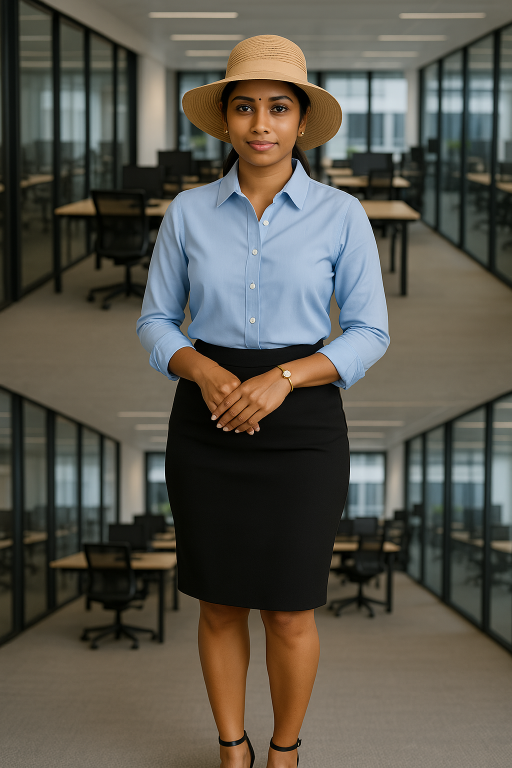
#> input picture generated_images/generated_0394155c.png, 1024 x 1536 px (shown at 1/2 size); its folder holds only this picture in this run
$ python -i utils.py   (imports and definitions only)
#> lines starting #> are read from the running program, lines starting #| are printed output that depends on the picture
import os
import base64
from io import BytesIO
from PIL import Image
import streamlit_custom as st
import uuid
import time
from functools import lru_cache

# Add display_image (singular) function to match the import in app.py
def display_image(image_data, width=None):
    """
    Display a single image in Streamlit from various formats

    Parameters:
    - image_data: Can be a base64 string, file path, or PIL Image object
    - width: Width to display the image (optional)
    """
    # Delegate to the plural version for consistent implementation
    display_images(image_data, width)

def display_images(image_data, width=None):
    """
    Display an image or multiple images in Streamlit from various formats

    Parameters:
    - image_data: Can be a base64 string, file path, PIL Image object or a list of these
    - width: Width to display the image (optional)
    """
    # Convert single image to list for uniform handling
    if not isinstance(image_data, list):
        images = [image_data]
    else:
        images = image_data

    # Process each image for display
    for img in images:
        if isinstance(img, str):
            if os.path.exists(img):
                # It's a file path
                img_obj = Image.open(img)
                if width:
                    # Calculate height based on aspect ratio
                    w, h = img_obj.size
                    new_h = int(width * h / w)
                    img_obj = img_obj.resize((width, new_h))
                st.image(img_obj)
            elif img.startswith('http'):
                # It's a URL
                st.image(img, width=width)
            else:
                # Try as base64
                try:
                    img_data = base64.b64decode(img)
                    img_obj = Image.open(BytesIO(img_data))
                    if width:
                        # Calculate height based on aspect ratio
                        w, h = img_obj.size
                        new_h = int(width * h / w)
                        img_obj = img_obj.resize((width, new_h))
                    st.image(img_obj)
                except Exception as e:
                    st.error(f"Could not display image: {str(e)}")
        elif isinstance(img, Image.Image):
            if width:
                # Calculate height based on aspect ratio
                w, h = img.size
                new_h = int(width * h / w)
                img = img.resize((width, new_h))
            st.image(img)
        else:
            st.error(f"Unsupported image format: {type(img)}")

# [189 lines left out: functions get_catalog_items_cached, get_catalog_items, create_thumbnail, get_catalog_items_with_thumbnails, save_uploaded_file, load_image_as_base64 and 2 more, not called in this run]

>>> import cv2
>>> picture = cv2.imread('generated_images/generated_0394155c.png', cv2.IMREAD_GRAYSCALE)
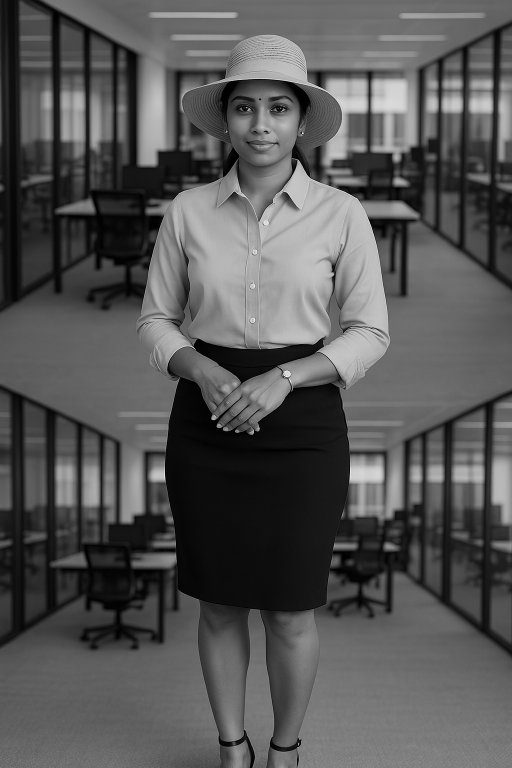
#> picture: shape (1536, 1024) (shown at 1/2 size); min 0, max 255, mean 85.5
>>> result = display_image(picture)

$ run again, on generated_images/generated_75664214.png
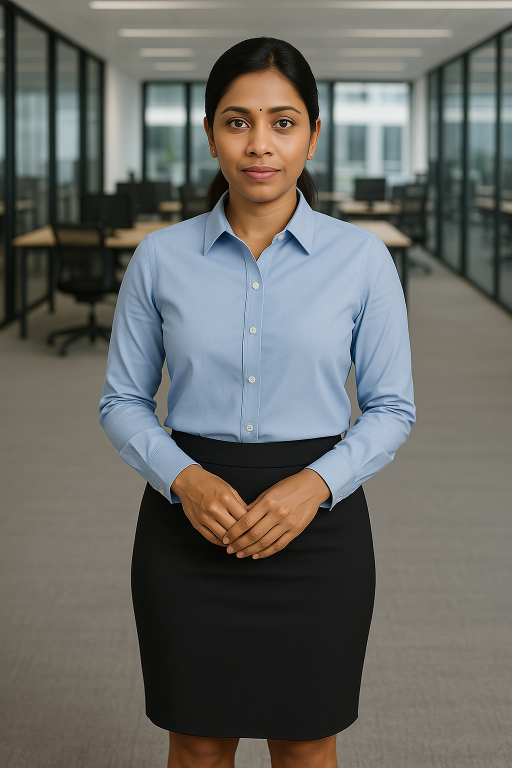
#> input picture generated_images/generated_75664214.png, 1024 x 1536 px (shown at 1/2 size)
#> `picture = cv2.imread('generated_images/generated_0394155c.png', cv2.IM..`:
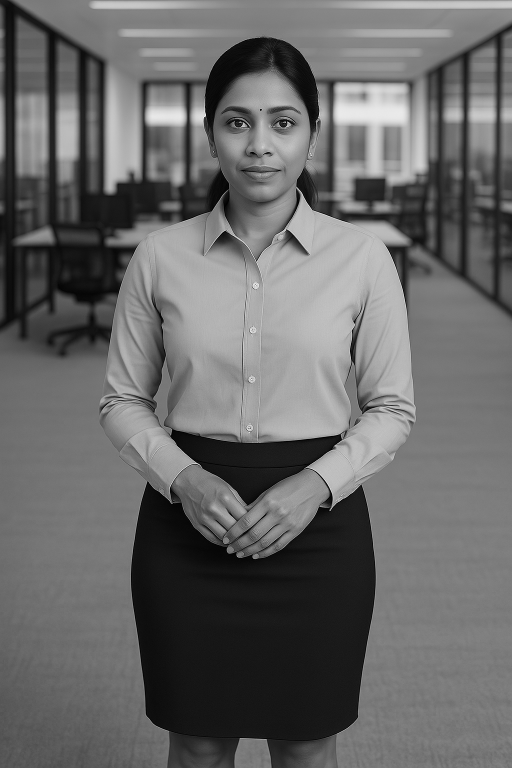
#> picture: shape (1536, 1024) (shown at 1/2 size); min 0, max 255, mean 103.9

$ run again, on generated_images/generated_7a08af67.png
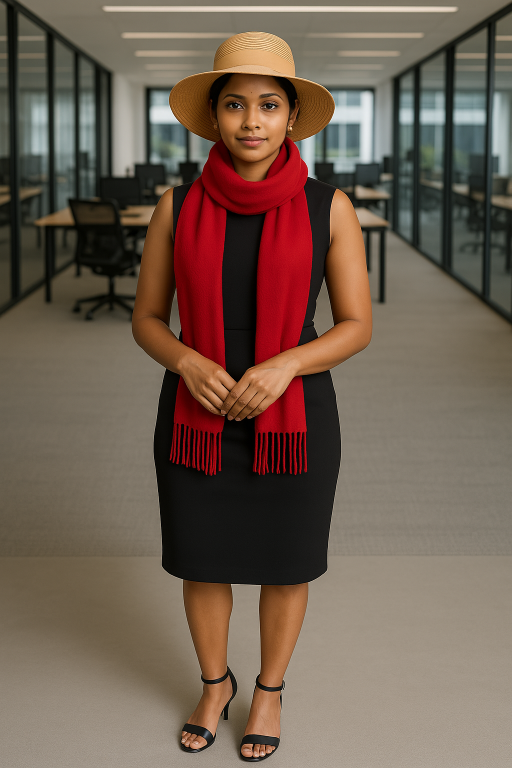
#> input picture generated_images/generated_7a08af67.png, 1024 x 1536 px (shown at 1/2 size)
#> `picture = cv2.imread('generated_images/generated_0394155c.png', cv2.IM..`:
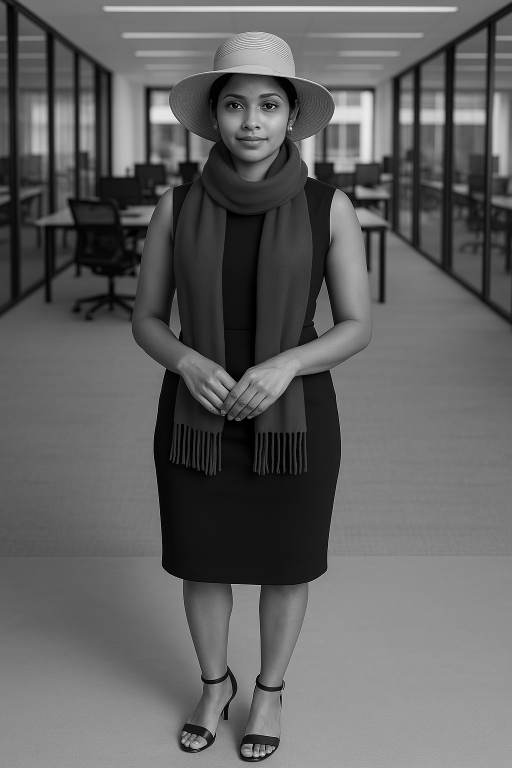
#> picture: shape (1536, 1024) (shown at 1/2 size); min 0, max 253, mean 97.5
